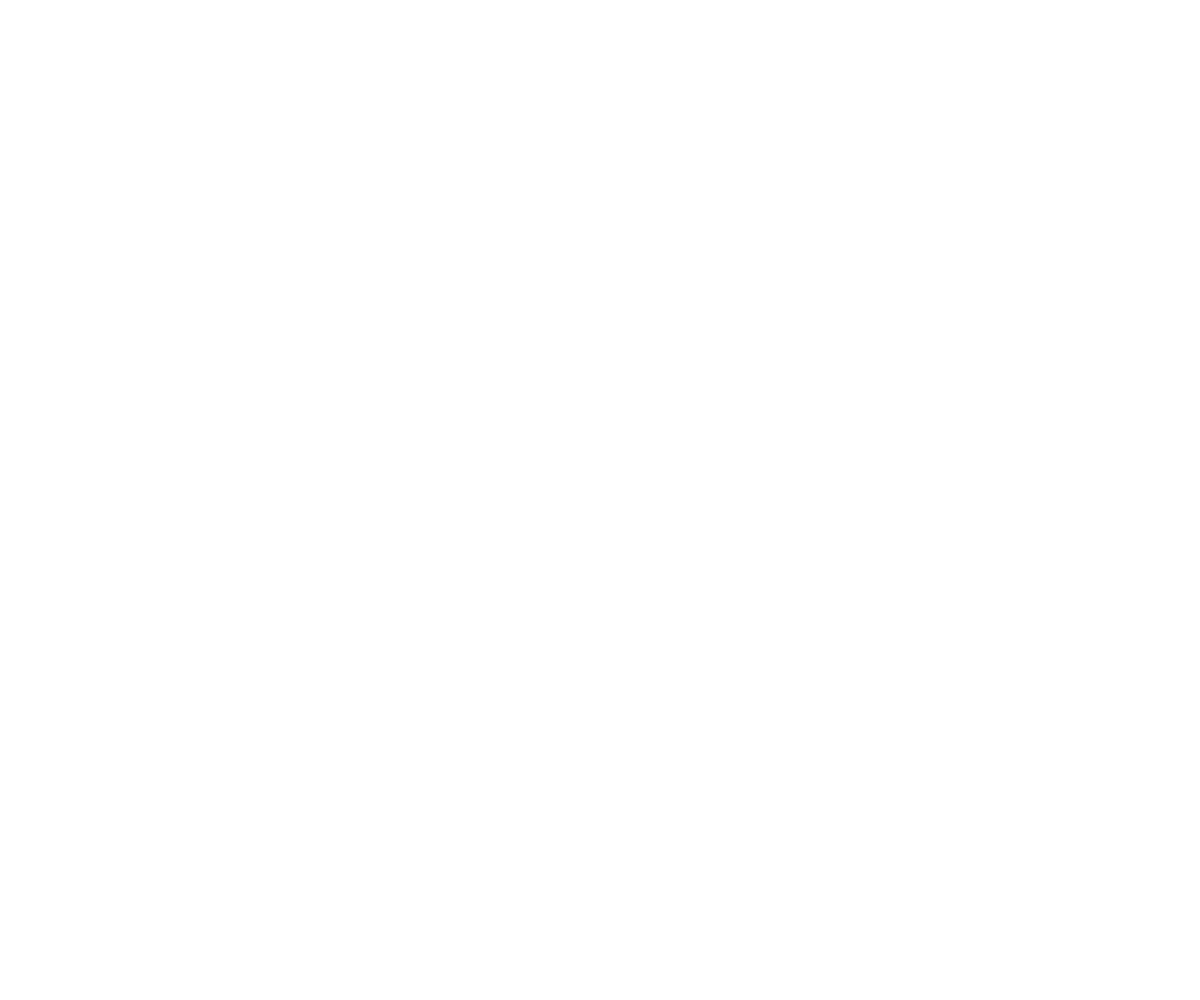
Frame 1 (no input)
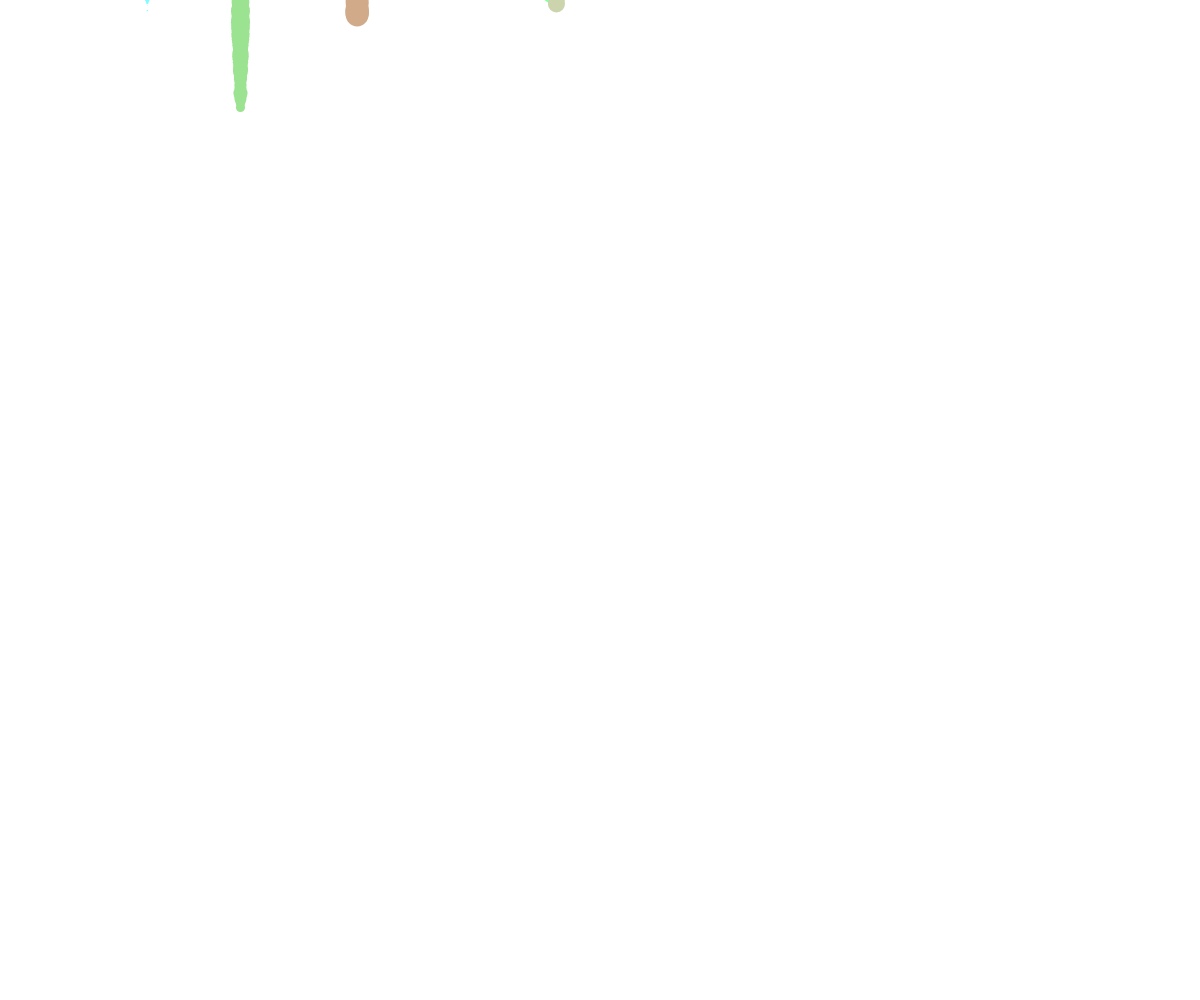
Frame 60 (no input)
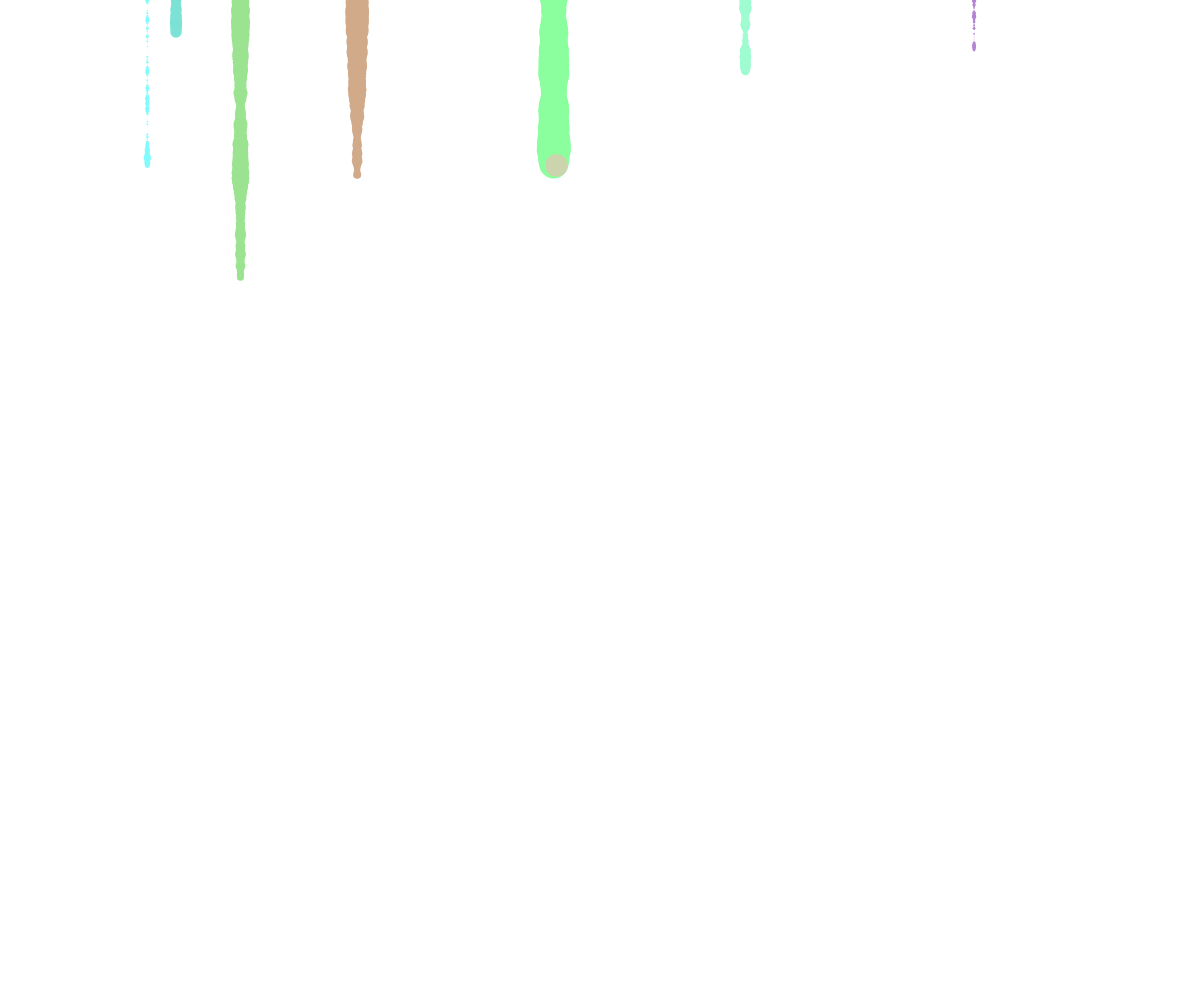
Frame 120 (the mouse pressed at the canvas centre since frame 60)

The p5.js sketch that drew these frames (run headless with seeded random() and noise() and a simulated clock; from frame 60 on, the mouse is pressed at the canvas centre):

// p5.js sketch
// ── sketch.js
//Generative paint
//A program by Camilla Mondrup
//15/03 2018

//The rules for my program:
//1. Use only circles
//2. The circles fall from the top of the screen to the bottom
//3. When a circle reaches the bottom it starts from the top again



//Making an array for my circles
let drop = [];

function setup() {
  //Creating the canvas and the background
  createCanvas(windowWidth, windowHeight);
  background(255);

//Using a for-loop that loops until there are 20 circles and defining the values in the array:
  for (let i = 0; i<20; i++){
    //the circle will start at a random location,
    //but within the width of the canvas:
    let x = random(width);
    //the circle will start at a random spot outside of the canvas,
    //so that it looks like the circle is falling down from the top:
    let y = random (-300, -50);
    let r = random(6,9);
    let col = color(random(120,255), random(120,255), random(120,255));
    let speed = random(0,3);
    drop[i] = new cirkel(x, y, r, col, speed);
  }
}

function draw() {

//Using a for-loop to start the two methods
  for(let i = 0; i < drop.length; i++){
    drop[i].fall();
    drop[i].show();
  }
}

//creating a class:
class cirkel {
  constructor(x, y, r, col, speed) {
    this.x = x;
    this.y = y;
    this.r = r;
    this.col = col;
    this.speed = speed;
  }

//The method fall is the function that initiates rule no. 2 and 3
  fall() {
    //this is rule no. 2 that creates the illusion that the ellipses fall from top to bottom:
    this.y = this.y+this.speed;
    //This is rule no. 3 that ensures that when a circle falls out of the screen it starts from the top again:
    if (this.y > windowHeight) {
      //When it starts from the top again, the program chooses new values for x, y, color and size:
      this.y = random(-300, -50);
      this.x = random(width);
      this.col = color(random(120, 255), random(120, 255), random(120, 255));
      this.r = random(6,9);
    }
    //This i made to make the circles change size when they fall, to create a more dynamic result:
    this.r = this.r + random(-1, 1)

  }
  show() {
    //This is where rule no. 1 is implemented, this is the function that draws the circles:
    noStroke();
    fill(this.col);
    ellipse(this.x, this.y, this.r*2);
  }
}
